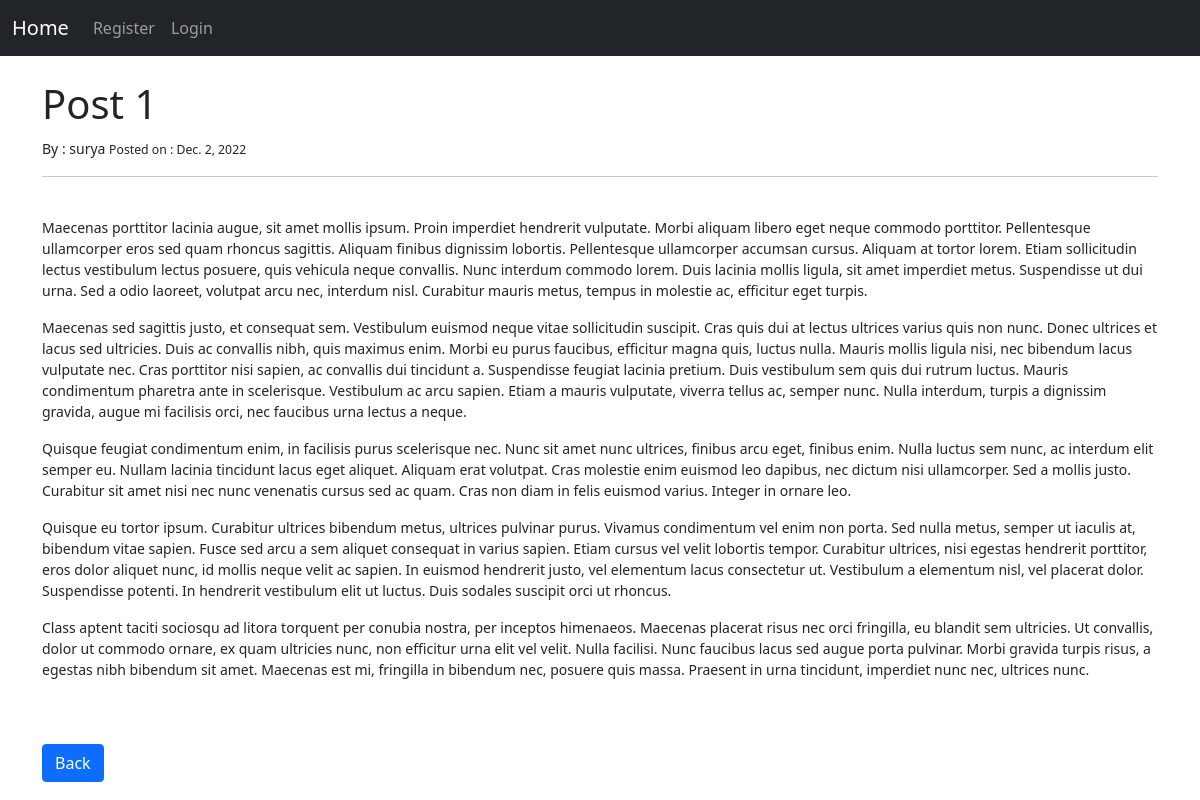
The app's page /previous/3 with its own data.
### blog/models.py (models this page shows)
class PreviousPost(models.Model):
    post = models.ForeignKey(Post,on_delete=models.CASCADE,null=True)
    title = models.CharField(max_length=255)
    body = RichTextField(blank = True, null = True)
    author = models.ForeignKey(User,on_delete=models.CASCADE)
    date = models.DateField(auto_now_add=True)

### blog/views.py (the view)
# urls.py: path('previous/<int:pk>',PreviousView.as_view(), name = 'previous-details'),
class PreviousView(DetailView):
    model = PreviousPost
    template_name = 'prev_details.html'

### blog/templates/prev_details.html (shortened to what this page needs)
{% extends 'base.html' %}
{% block content %}
<h1> {{object.title}} </h1>
<small> By : {{object.author}}
<small>Posted on : {{object.date}}</small>
<hr>
<br/>
{{object.body|safe}}
<br/><br/>
<a href="{%url 'user_posts' object.author %}" class="btn btn-primary"> Back</a>
{% endblock %}

### records on screen
PreviousPost: title "Post 1", author "surya", date "Dec. 2, 2022", body "Maecenas porttitor lacinia augue, sit amet mollis ipsum. Proin imperdiet hendrerit vulputate. Morbi aliquam libero eget neque commodo porttitor. Pellentesque ullamcorper eros sed quam rhoncus sagittis. Aliquam finibus dignissim lobortis. Pellentesque ullamcorper accumsan cursus. Aliquam at tortor lorem. Etiam sollicitudin lectus vestibulum lectus posuere, quis vehicula neque convallis. Nunc interdum commodo lorem. Duis lacinia mollis ligula, sit amet imperdiet metus. Suspendisse ut dui urna. Sed a odio laoreet, volutpat arcu nec, interdum nisl. Curabitur mauris metus, tempus in molestie ac, efficitur eget turpis. Maecenas sed sagittis justo, et consequat sem. Vestibulum euismod neque vitae…"
